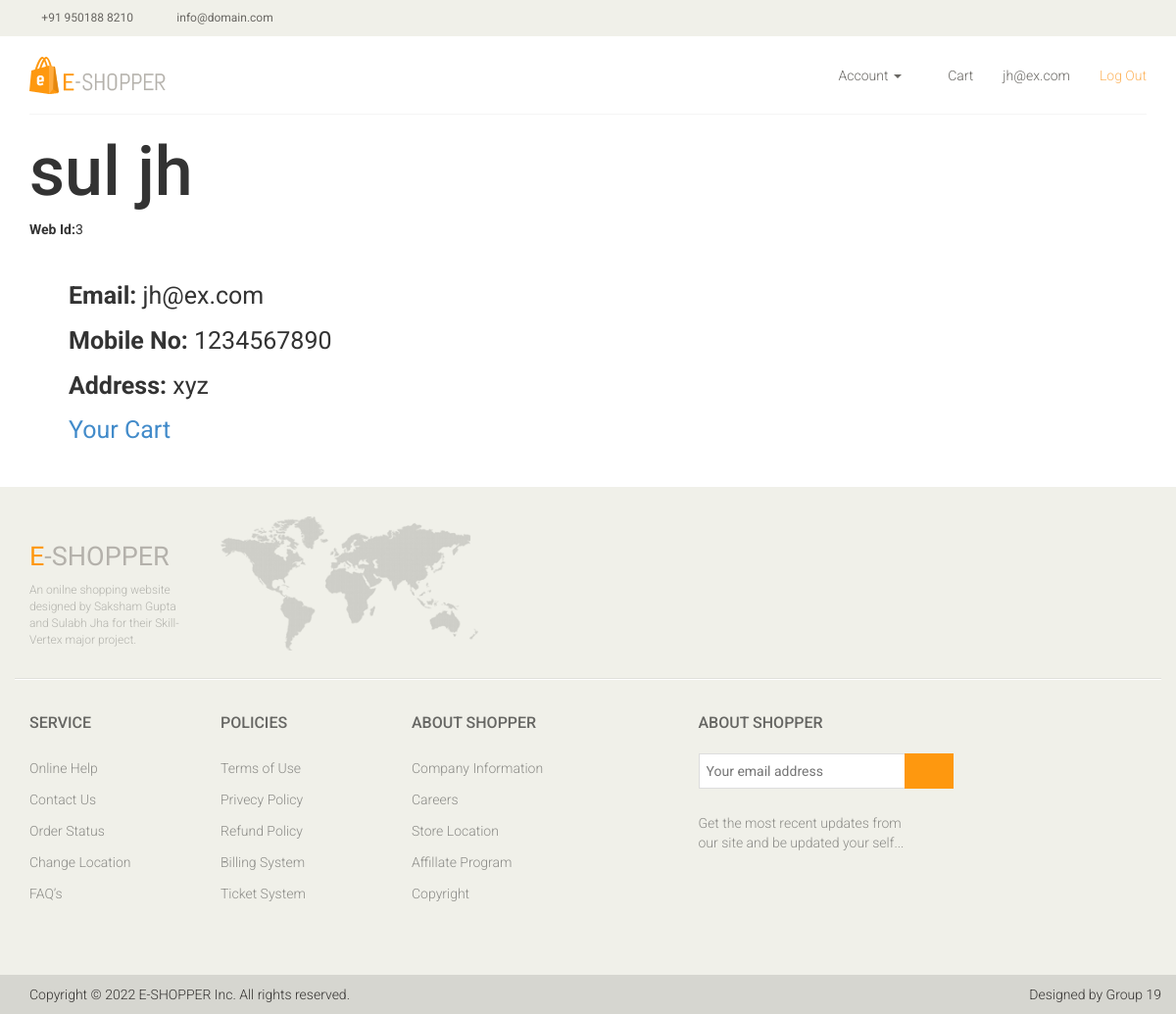
The page /user.php (signed in) on the database its author committed.
### tables this page shows
CREATE TABLE `users` (
  `user_id` int(11) NOT NULL,
  `first_name` varchar(50) NOT NULL,
  `last_name` varchar(50) NOT NULL,
  `email` varchar(100) NOT NULL,
  `number` int(11) NOT NULL,
  `password` varchar(50) NOT NULL,
  `address` varchar(511) NOT NULL
);

### user.php (the view, shortened to what this page needs)
<?php
    include 'partials/header.php';
    include 'partials/navbar.php';
    if(!isset($_SESSION['loggedin']) || $_SESSION['loggedin']!=true):
     	header("location:login.php");
     	exit;
	else:
        $em=$_SESSION['email'];
        $sql="SELECT * FROM `users` WHERE email ='$em';";
        $result= mysqli_query($db_con, $sql);
        while($row= mysqli_fetch_assoc($result)):
            $u_id= $row['user_id'];
            $fname= $row['first_name'];
            $lname= $row['last_name'];
            $phone= $row['number'];
            $Address= $row['address'];
?>
    <div class="container">
        <h1 style="font-size:70px;"><?=$fname." ".$lname?></h1>
        <p><b>Web Id:</b><?=$u_id?></p>
        <div class="details" style="font-size:25px;margin: 40px;">
            <p><b>Email:</b> <?=$em?></p>
            <p><b>Mobile No:</b> <?=$phone?></p>
            <p><b>Address:</b> <?=$Address?></p>
            <a href="cart.php">Your Cart</a>
            </div>
        </div>
    <?php endwhile;?>
<?php endif;?>
<?php include 'partials/footer.php'; ?>

### css/main.css (style rules this page uses)
body { font-family: 'Roboto', sans-serif; position: relative; font-weight:400px; }
a { -webkit-transition: 300ms; -moz-transition: 300ms; -o-transition: 300ms; transition: 300ms; }
h1, h2, h3, h4, h5, h6 { font-family: 'Roboto', sans-serif; }

### rows shown on the page
users: first_name "sul", last_name "jh", user_id "3", number "1234567890", address "xyz"

### other values the page prints
$_SESSION['email'] "jh@ex.com"
